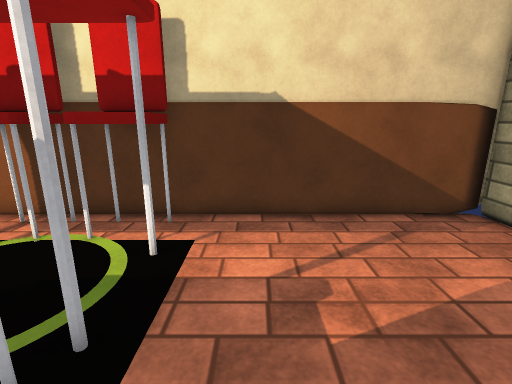
[1] (above)

20 first-person views from a walk through a 3-D level made in the Unity game engine. The camera is 1.5 m above the floor, tilts 14° down and sees 85° across. The floor is counted in squares, 0.5 m on a side. Each view is taken from the middle of a square. On the plan, view 1 faces up. The plan holds only what a view shows up to about 20 squares ahead; the rest is blank. The place goes on beyond the plan. The player character is not drawn. Some animated figures are left out. Door leaves are left out, so doorways stand open. Surface patterns are stand-ins for the level's own textures.

[2]
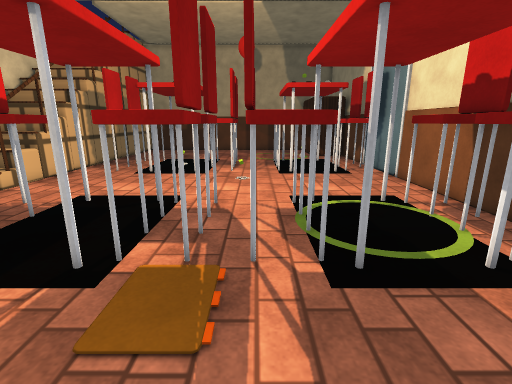

[3]
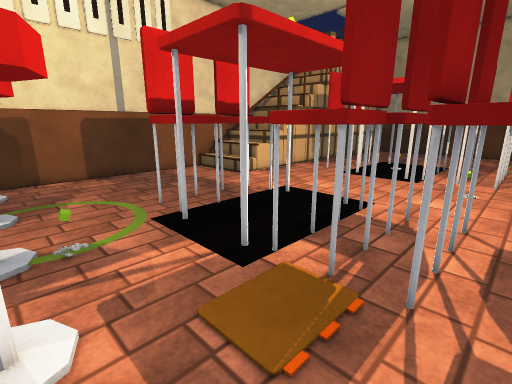

[4]
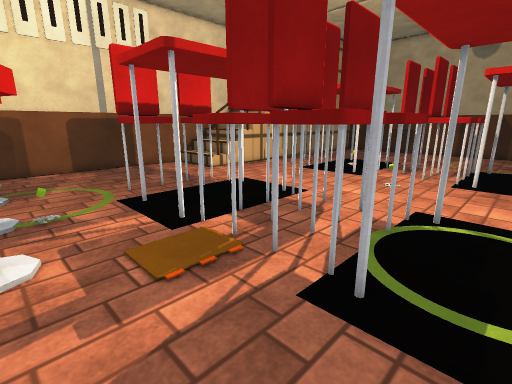

[5]
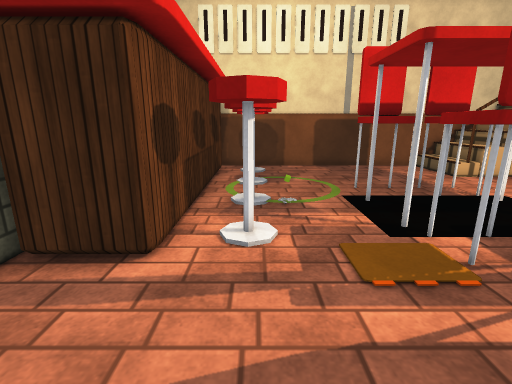

[6]
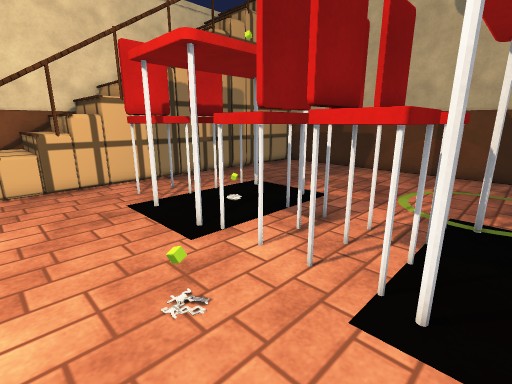

[7]
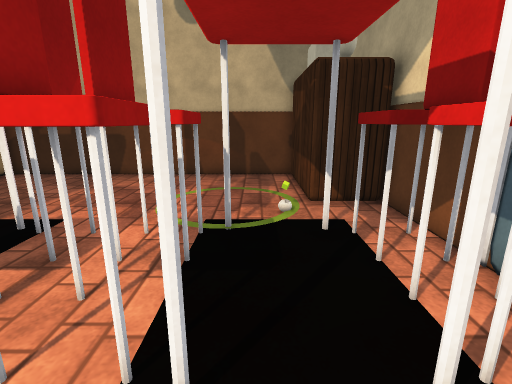

[8]
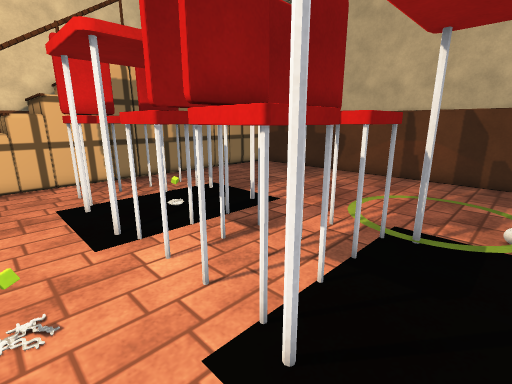

[9]
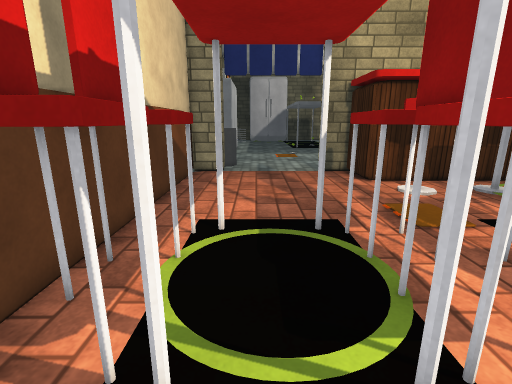

[10]
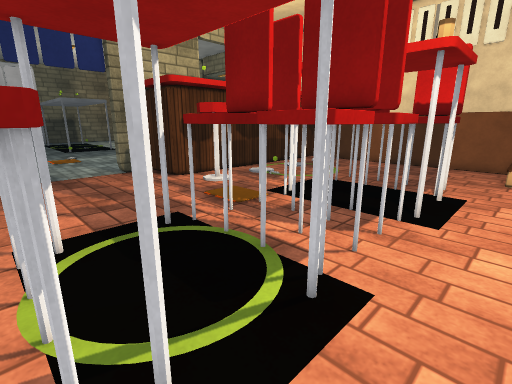

[11]
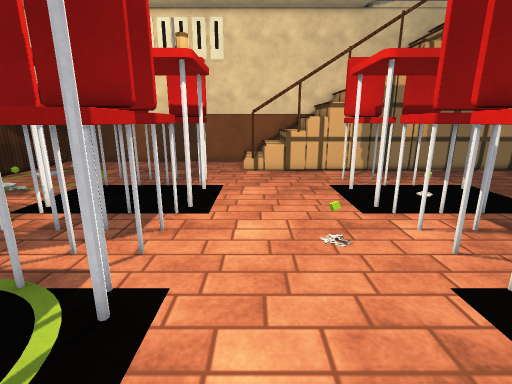

[12]
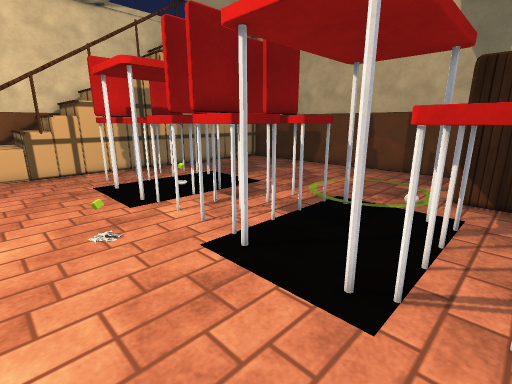

[13]
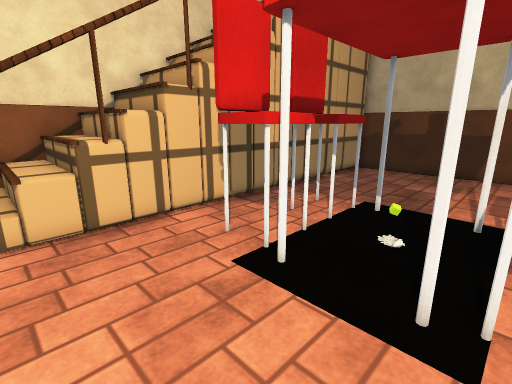

[14]
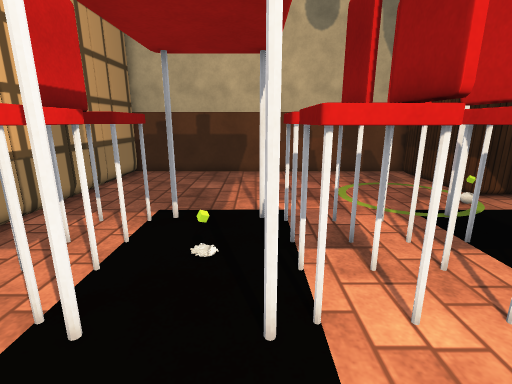

[15]
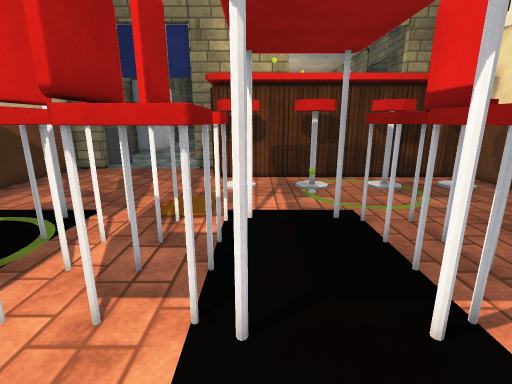

[16]
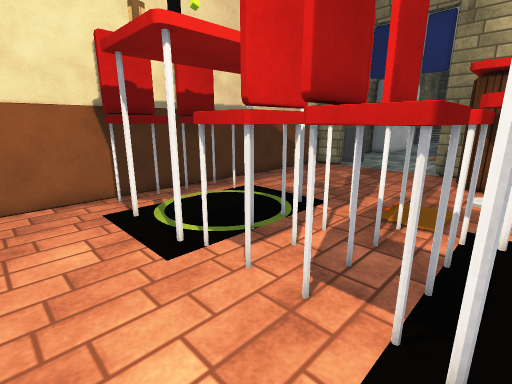

[17]
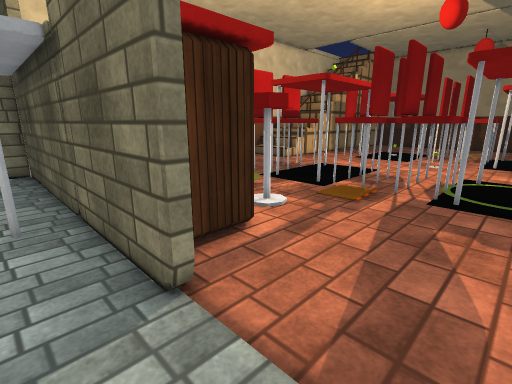

[18]
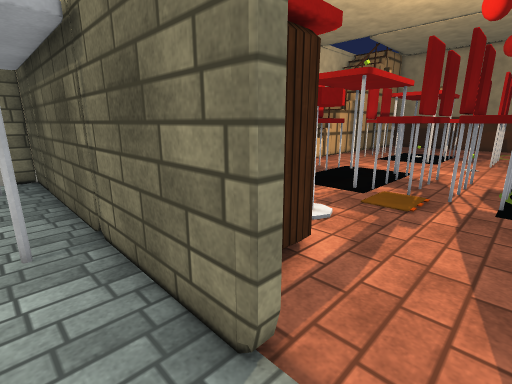

[19]
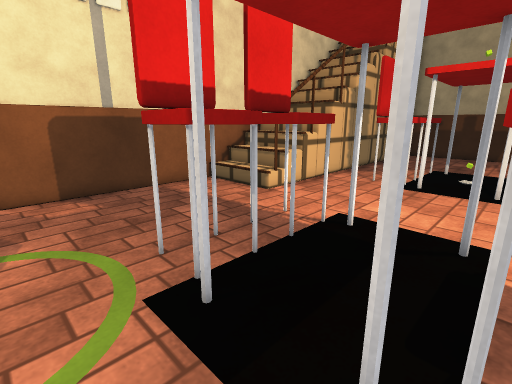

[20]
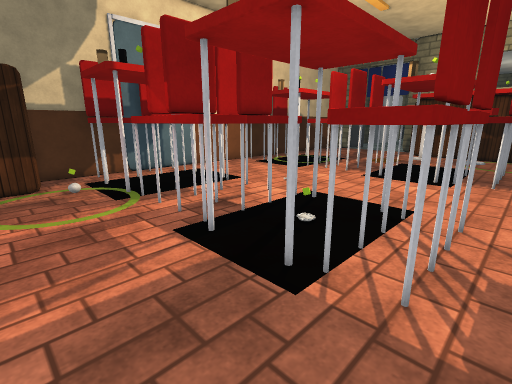

### Floor plan
Points are (right, up) in squares from view 1. A wall is a line through its corners. A room is listed if a view was taken in it or the views show most of it. See-through windows are left out.
Room 1 (views 1, 2, 3, 4, 5, 6, 7, 8, 9, 10, 11, 12, 13, 14, 15, 16, 17, 18, 19, 20)
walls: (-17, -13.1) (-17, -14.8); (-18.3, -14.1) (-18.3, -14.8); (-22.5, 6) (-27.9, 6); (-19.1, -14.9) (4.5, -14.9); (7.5, -1.1) (7.5, 1) (8, 1) (8, -14.9) (9, -14.9); (4.3, -14) (4.3, -0.6) (7.1, -0.6); (8, 7) (7.5, 7) (7.5, 8.9) (-22.2, 8.9) (-22.2, 6.1); (10.3, 6.3) (9.5, 6.7) (9.2, 7.4); (-28.4, 6.2) (-28.4, -10.4) (-9.5, -10.4)
low walls: (-10.5, -10.4) (-10.5, -11.5); (-13.1, -10.5) (-13.1, -11.5)
objects: other object (-21, 5); other object (-19, -8) to (-18, -6); other object (-19, -2) to (-18, 0); other object (-19, 1) to (-18, 3); other object (-19, 7) to (-18, 8); other object (-16, -8) to (-15, -6); other object (-16, -2) to (-15, 0); other object (-16, 1) to (-15, 3); other object (-16, 7) to (-15, 8); other object (-7, -8) to (-6, -6); other object (-7, -2) to (-6, 0); other object (-7, 1) to (-6, 3); other object (-7, 7) to (-6, 8); other object (-4, -8) to (-3, -6); other object (-4, -2) to (-3, 0); other object (-4, 1) to (-3, 3); other object (-4, 7) to (-3, 8); other object (2, -13); other object (2, -10) to (3, -9); other object (2, -9); other object (2, -6); other object (2, -6) to (3, -5); other object (2, -2); other object (10, -13); other object (10, -5)

Positions as (right, up) in squares from view 1, and headings:
1: (0, 0), facing up
2: (3, 1), facing left
3: (2, 2), facing down-left
4: (2, 5), facing down-left
5: (2, 5), facing down
6: (-10, 4), facing down-left
7: (-12, 4), facing left
8: (-12, 5), facing down-left
9: (-10, 5), facing right
10: (-10, 7), facing down-right
11: (-10, 7), facing down
12: (-10, 8), facing down-left
13: (-10, -2), facing down-left
14: (-11, -3), facing left
15: (-11, -3), facing right
16: (-11, -3), facing up-right
17: (10, 5), facing down-left
18: (10, 3), facing down-left
19: (0, -2), facing down-left
20: (-24, -9), facing up-right
